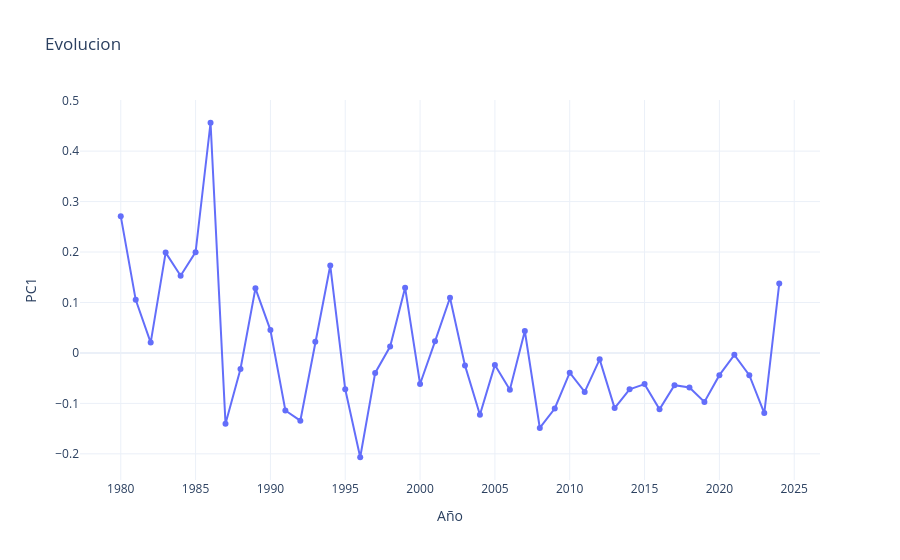

The notebook cell saved with this chart:
### Code cell
vectores = np.array([item["vector"] for item in historia])
years = [item["year"] for item in historia]

pca_1d = PCA(n_components=1)
coord_y_original = pca_1d.fit_transform(vectores).flatten()

df_flujo = pd.DataFrame({
    'year': years,
    'y_original': coord_y_original
})

# Grafico de linea
fig = px.line(
    df_flujo, 
    x='year', 
    y='y_original',
    title="Evolucion",
    labels={'y_original': 'PC1', 'year': 'Año'},
    markers=True, # ñuntos de cada año
    template="plotly_white"
)

#fig.update_traces(line_shape='spline', line_width=4) #esto es unicamente para "suavizar las esquinas"
fig.show()

### Figure 1 — Plotly figure (JSON) as saved in the notebook; plotly's stock layout.template omitted (floating-point values rounded to 4 significant figures)
{"data": [{"hovertemplate": "Año=%{x}<br>PC1=%{y}<extra></extra>", "legendgroup": "", "line": {"color": "#636efa", "dash": "solid"}, "marker": {"symbol": "circle"}, "mode": "lines+markers", "name": "", "orientation": "v", "showlegend": false, "type": "scatter", "x": [1980, 1981, 1982, 1983, 1984, 1985, 1986, 1987, 1988, 1989, 1990, 1991, 1992, 1993, 1994, 1995, 1996, 1997, 1998, 1999, 2000, 2001, 2002, 2003, 2004, 2005, 2006, 2007, 2008, 2009, 2010, 2011, 2012, 2013, 2014, 2015, 2016, 2017, 2018, 2019, 2020, 2021, 2022, 2023, 2024], "xaxis": "x", "y": [0.2711, 0.1052, 0.02051, 0.1988, 0.1531, 0.1997, 0.4562, -0.1402, -0.03188, 0.128, 0.04534, -0.1141, -0.1343, 0.02216, 0.1732, -0.07213, -0.2068, -0.03969, 0.01275, 0.1293, -0.06161, 0.02291, 0.1094, -0.02471, -0.1225, -0.02375, -0.07317, 0.04342, -0.1487, -0.1101, -0.03915, -0.07728, -0.01272, -0.1093, -0.07203, -0.06183, -0.1118, -0.06394, -0.06848, -0.09708, -0.04405, -0.003837, -0.04414, -0.1192, 0.1375], "yaxis": "y"}], "layout": {"legend": {"tracegroupgap": 0}, "title": {"text": "Evolucion"}, "xaxis": {"anchor": "y", "domain": [0, 1], "title": {"text": "Año"}}, "yaxis": {"anchor": "x", "domain": [0, 1], "title": {"text": "PC1"}}}}
